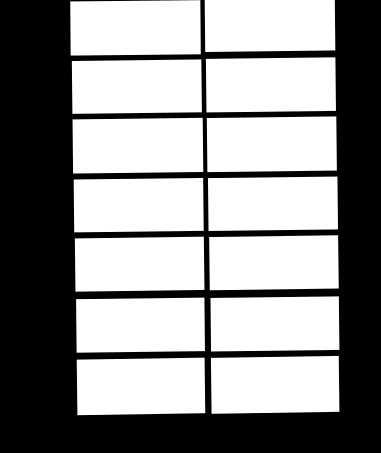
#> input picture Parking Analyzer/mask_crop.png, 381 x 453 px
$ python Analise_vaga.py
#> lines starting #> are read from the running program, lines starting #| are printed output that depends on the picture; after the words box and inside, x2 and y2 are one past the last pixel; in counts of white or black regions, pixels touching at a corner belong together; pictures that were not available may be replaced by others from this repository, and a replacement may not be noted
import cv2
from cv2 import VideoCapture

# DELIMITAÇÃO DE LOCAL DE CADA JANELA
vaga1 = [75, 1, 130, 53]
vaga2 = [75, 61, 130, 53]
vaga3 = [75, 121, 130, 53]
vaga4 = [75, 181, 130, 53]
vaga5 = [75, 241, 130, 53]
vaga6 = [75, 301, 130, 53]
vaga7 = [75, 361, 130, 53]

vaga8 = [205, 1, 130, 53]
vaga9 = [205, 61, 130, 53]
vaga10 = [205, 121, 130, 53]
vaga11 = [205, 181, 130, 53]
vaga12 = [205, 241, 130, 53]
vaga13 = [205, 301, 130, 53]
vaga14 = [205, 361, 130, 53]

# CRIA UMA LISTA COM AS VAGAS
vagas = [vaga1, vaga2, vaga3, vaga4, vaga5, vaga6, vaga7, vaga8, vaga9, vaga10, vaga11, vaga12, vaga13, vaga14]


# Abre o vídeo e aloca na variável
video = cv2.VideoCapture('parking_crop_loop.mp4')

# Abre a iamgem do gabarito e aloca na variável
mascara = cv2.imread("mask_crop.png")
#> mascara is the input picture: shape (453, 381, 3); min 0, max 255, mean 143.3


# FUNÇÃO PARA TRATAMENTO EXTRAINDO AS BORDAS
def tratamento(video):
    vd_pb = cv2.cvtColor(video, cv2.COLOR_RGB2GRAY)
    # cv2.imshow("Video Preto e branco", vd_pb)
    vd_blur = cv2.blur(vd_pb, (3, 3))
    # cv2.imshow("video blur",vd_blur)
    vd_borda = cv2.Canny(vd_blur, 90, 140)
    # cv2.imshow("Video bordas", vd_borda)
    return vd_borda


# LOOP PARA LEITURA DE FRAMES
while True:
    ret, frame = video.read()  # Lê o próximo frame
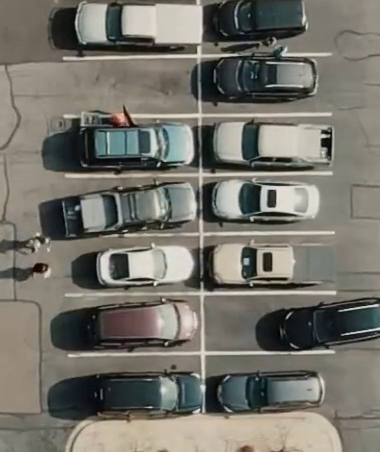
#> input picture frame 84 of Parking Analyzer/parking_crop.mp4, 380 x 452 px, given in place of parking_crop_loop.mp4, which was not available
#> frame is the input picture: shape (452, 380, 3); mean B, G, R 106.6, 114.8, 116.9

    # Verifica se o frame foi lido corretamente
    if not ret:
        print("Erro: Não foi possível ler o próximo frame.")
        break

    largura, altura, _ = frame.shape  # Obtem dimensões do video
#> largura = 452; altura = 380

    # Redimensiona o gabarito para o mesmo tamanho do video
    mascara = cv2.resize(mascara, (altura, largura))
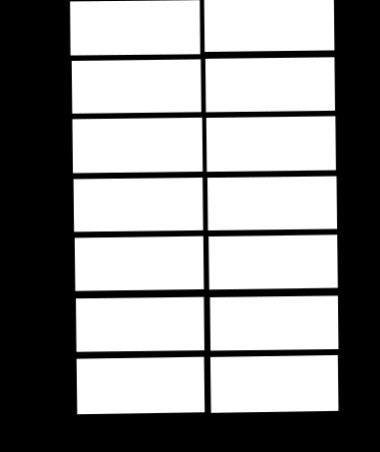
#> mascara: shape (452, 380, 3); min 0, max 255, mean 143.3

    # Aloca o tratamento do video numa variável
    img_tratada = tratamento(frame)
#> in tratamento, `vd_borda = cv2.Canny(vd_blur, 90, 140)`:
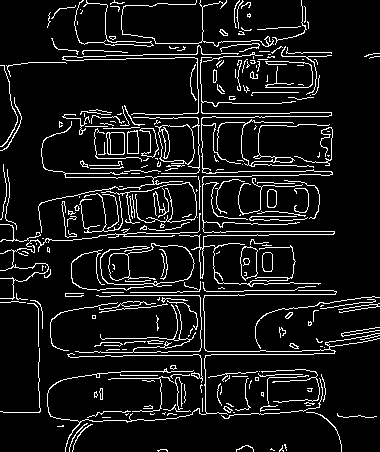
#> vd_borda: shape (452, 380); 9.1% white in thin lines or dots

    cont = 0  # Inicia um contator para detecção de vagas livres

    # LOOP PARA TRATAMENTO DAS VAGAS COM AS JANELAS
    for x, y, w, h in vagas:

        # Especifica uma determinada janela das vagas
        recorte = img_tratada[y:y+h, x:x+w]

        # Contagem dos pixels dentro da janela especificada
        quantidade_pixel = cv2.countNonZero(recorte)

        # LÓGICA PARA ANALISAR A PRESENÇA DE UM VEÍCULO, VAGA LIVRE APROXIMADAMENTE 450 PIXELS
        if quantidade_pixel <= 450:
            cont += 1
            cor = (0, 255, 0)  # Cor Verde
            resultado = "LIVRE"

        else:
            cor = (0, 0, 255)  # Cor Vermelha
            resultado = "OCUPADO"

        # Cria um retângulo em volta das vagas
        cv2.rectangle(frame, (x, y), (x+w, y+h), cor, 2)
        # Escreve o resultado da vaga
        cv2.putText(frame, resultado, (x+5, y+h-5),
                    cv2.FONT_HERSHEY_COMPLEX, 0.25, cor, 1)
#> this loop made 14 passes
#> quantidade_pixel on passes 1 to 12: 641, 258, 1233, 1178, 940, 918, 702, 633, 833, 841, 916, 728
#> pass 1, `recorte = img_tratada[y:y+h, x:x+w]`:
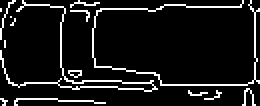
#> recorte: shape (53, 130) (shown 2 times larger); 9.3% white in thin lines or dots
#> after the loop:
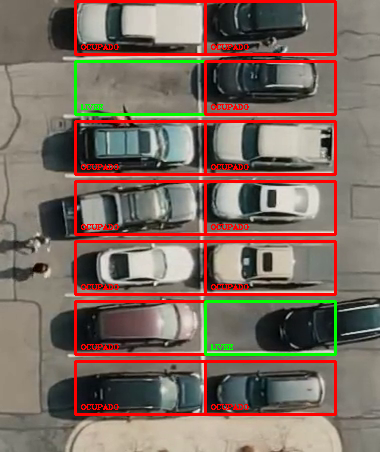
#> frame: shape (452, 380, 3); 9.18% of pixels changed, all inside (x1, y1, x2, y2) = (74, 0, 337, 416)
#> after the loop:
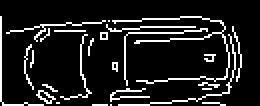
#> recorte: shape (53, 130) (shown 2 times larger); 11.9% white in thin lines or dots, all inside (x1, y1, x2, y2) = (0, 8, 121, 53)
#> after the loop, cont = 2

    # Escreve a quantidade total de vagas livres
    cv2.putText(frame, (f"Vaga Livre: {cont}"), (5, 440),
                cv2.FONT_HERSHEY_COMPLEX, 0.5, (20, 20, 20), 1)
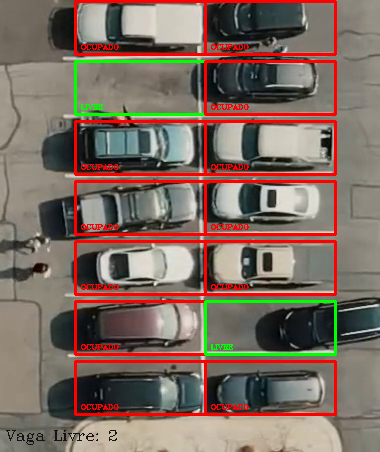
#> frame: shape (452, 380, 3); 0.17% of pixels changed, all inside (x1, y1, x2, y2) = (6, 430, 117, 445)

    cv2.imshow("Video estacionamento", frame)  # Exibe o video

    if cv2.waitKey(25) & 0xFF == ord('e'):  # Saída do vídeo apertando a tecla "e"
#> (key e is pressed here)
        break


# Libera os recursos
#> (the run stopped early here; a loop or call above may not have finished)
